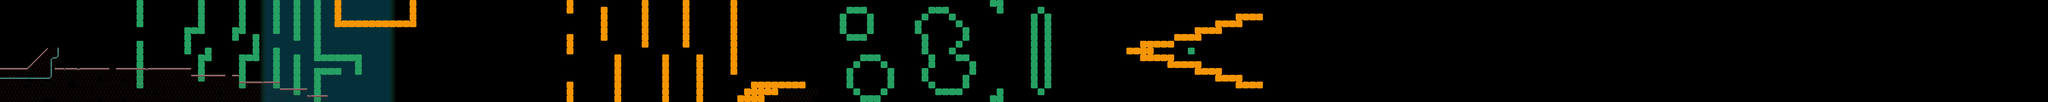

This game map was drawn from its Tiled (.tmx) file and the tilesets committed beside it. A one-line description and the trimmed map source follow:
An orthogonal 300x15 tile map with 32x32 px tiles, 3 tile layers (Background, Foreground, Foreground colliding), 3 tilesets and 2 objects (1, 2).

<map version="1.0" orientation="orthogonal" width="300" height="15" tilewidth="32" tileheight="32">
 <tileset firstgid="1" name="tiles" tilewidth="32" tileheight="32">
  <image source="tiles.png" />
 </tileset>
 <tileset firstgid="65" name="foreground" tilewidth="32" tileheight="32">
  <image source="tiles_foreground.png" />
 </tileset>
 <tileset firstgid="129" name="background tiles" tilewidth="32" tileheight="32">
  <image source="tiles_background.png" />
 </tileset>
 <objectgroup name="Objects" width="300" height="15">
  <object name="main spawn point" type="1" x="271" y="208" />
  <object name="title" type="2" x="1637" y="7" width="243" height="69" />
 </objectgroup>
 <layer name="Background" width="300" height="15">
  <data>[4500 cells, 300 non-empty, 3 distinct tile ids]</data>
 </layer>
 <layer name="Foreground" width="300" height="15">
  <data>[4500 cells, 21 non-empty, 7 distinct tile ids]</data>
 </layer>
 <layer name="Foreground colliding" width="300" height="15">
  <data>[4500 cells, 532 non-empty, 10 distinct tile ids]</data>
 </layer>
</map>
